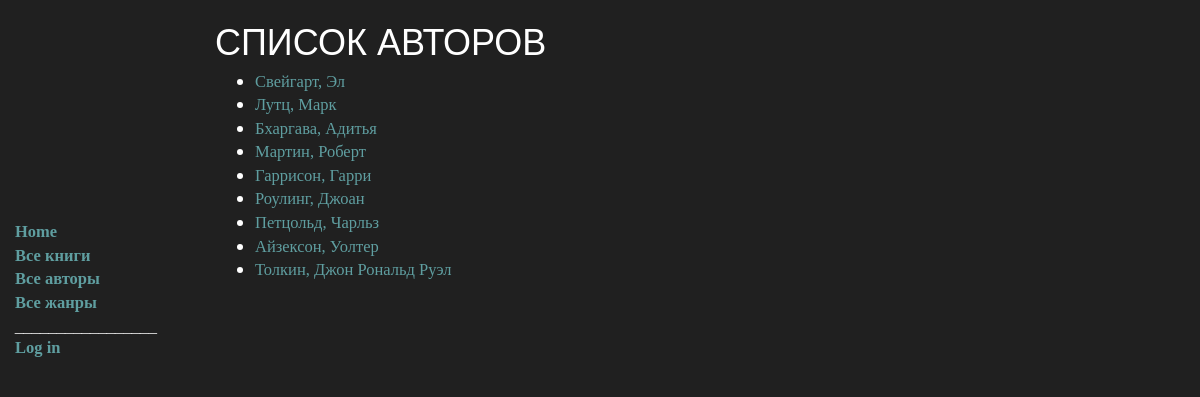
Screenshot of /catalog/authors/ with the database file from the repository.
### catalog/models.py (models this page shows)
class Author(models.Model):
    first_name = models.CharField(max_length=100)
    last_name = models.CharField(max_length=100)
    date_of_birth = models.DateField(null=True, blank=True)
    date_of_death = models.DateField('Died', null=True, blank=True)
    def get_absolute_url(self):   # Возвращает URL-адрес для доступа к конкретному автору
        return reverse('author-detail', args=[str(self.id)])
    def __str__(self):
        return f'{self.last_name}, {self.first_name}'

### catalog/views.py (the view)
class AuthorListView(generic.ListView):
    model = Author

### catalog/templates/catalog/author_list.html (shortened to what this page needs)
{% extends "base_generic.html" %}
{% block content %}
    <h1>СПИСОК АВТОРОВ</h1>
    {% if author_list %}
    <ul>
		{% for author in author_list %}
		<li><a href="{{ author.get_absolute_url }}"> {{ author }} </a></li>
		{% endfor %}
    </ul>
    {% else %}
      <p>Данный автор не найден в библиотеке</p>
    {% endif %}
{% endblock %}

### catalog/templates/base_generic.html (style rules this page uses)
body { background: rgb(32,32,32); }
h1 { color: White; }
a { color: rgb(95, 158, 160); font-size: 16.5px; font-family: Verdana }
li { color: White; font-size: 15px; }

### rows the page displays
Author: last_name+first_name "Свейгарт, Эл"
Author: last_name+first_name "Лутц, Марк"
Author: last_name+first_name "Бхаргава, Адитья"
Author: last_name+first_name "Мартин, Роберт"
Author: last_name+first_name "Гаррисон, Гарри"
Author: last_name+first_name "Роулинг, Джоан"
Author: last_name+first_name "Петцольд, Чарльз"
Author: last_name+first_name "Айзексон, Уолтер"
Author: last_name+first_name "Толкин, Джон Рональд Руэл"
